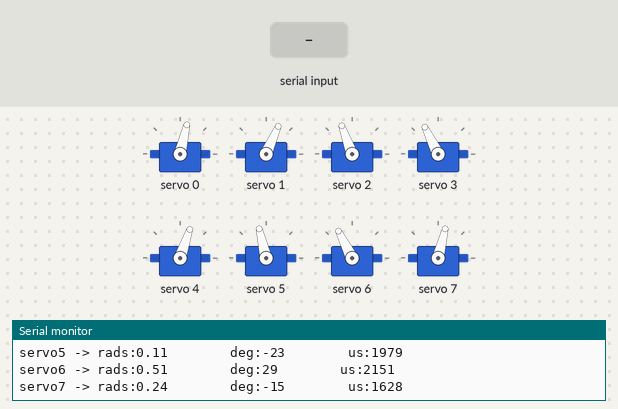
Simulated run of this sketch. Board: ESP32. On the bench: 8 × servo, the last lines printed to the serial monitor. Inputs (shaded band) come from the test bench.

Above: at 1.7 s.
1.8 s: "1" received over Serial
At 2.07 s:
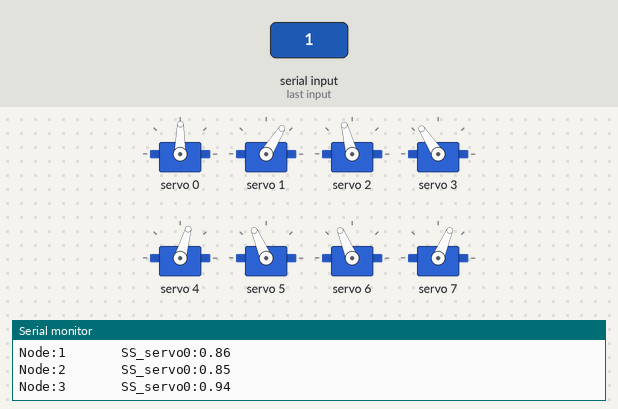
At 3.8 s:
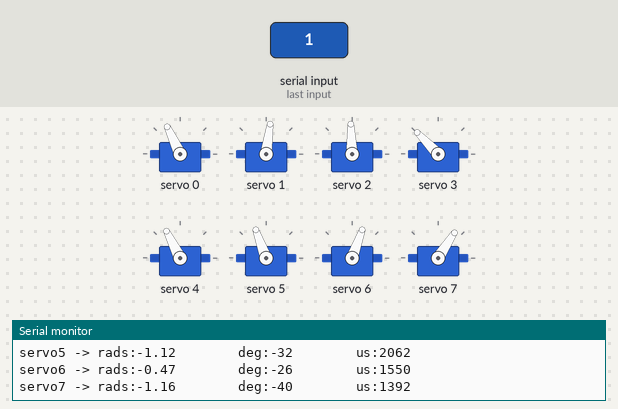
Timing chart, 0 to 5.3 s (numbered marks = the images above; inputs shaded):
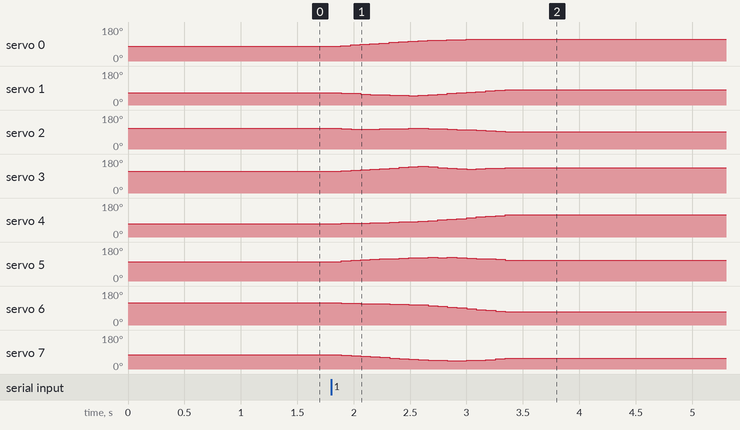

The sketch:

one_foot_step_up.ino
```cpp
//Gait template
//FIRST STEP OF LEG 1 MODIFIED
#include <Wire.h>
#include <Adafruit_PWMServoDriver.h>

Adafruit_PWMServoDriver pca9685 = Adafruit_PWMServoDriver();

#define SERVO_FREQ 300
#define SER0 0 //Hip 1
#define SER1 1 //Knee 1
#define SER2 2 //Hip 2
#define SER3 3 //Knee 2
#define SER4 4 //Hip 3
#define SER5 5 //Knee 3
#define SER6 6 //Hip 4
#define SER7 7 //Knee 4

float SS_servo0[] = {0.40702554120129614, 0.29088149350219, 0.20610699748013647, 0.12013731668343242, 0.03624340181548168, -0.04581201726204184, -0.12704239620908894, -0.20441136029341, -0.279754771976356, -0.34691489250038676, -0.39103386414969576, -0.41916190679133297, -0.44794845829891217, -0.47176136626989035, -0.4958453812487973, -0.514367538448626, -0.5206167226740981, -0.5225231079092012, -0.5243231061174676};
float SS_servo1[] = {0.9098034735346568, 0.889078737327028, 0.8473058006000395, 0.8346051325097087, 0.8053357423928516, 0.7748510336679598, 0.7364799428200237, 0.6877323411692544, 0.6342527335723688, 0.5563006442915994, 0.43355632747382816, 0.3197508092520041, 0.2055817851817767, 0.09586374543482473, -0.009907253295570441, -0.11295824982006493, -0.20219371612892695, -0.29035483908052284, -0.38009362429697646};
float SS_servo2[] = {0.42550055652954283, 0.31927865053981036, 0.2819846692144855, 0.29879628887068976, 0.3082270962757072, 0.33477025177274294, 0.36245797818406433, 0.3927084506551495, 0.42744525685392215, 0.4296812923307099, 0.3752922552715294, 0.35192563618212985, 0.3120360428008553, 0.27542340835895024, 0.2261520873518094, 0.13125440106933542, 0.08745569590946116, 0.05236687001088121, -0.019087290612410705};
float SS_servo3[] = {0.898906819910757, 0.8617091506971698, 0.8475226450071176, 0.9438363466916402, 1.0268114642499577, 1.1317340324369112, 1.237722316814384, 1.3439538956191752, 1.469439294814095, 1.5218300956404607, 1.390318348004118, 1.3016197114342314, 1.1808258523047386, 1.0686246872194891, 0.9394652659880576, 0.9001624478647919, 0.9295239554353286, 0.9271813203884829, 0.9064926875015485};
float SS_servo4[] = {0.5245870292148811, 0.5101065835137506, 0.4935598778968121, 0.4797443548642427, 0.4511337385505185, 0.4208579659092985, 0.38453899841936107, 0.3422118842346354, 0.29355398293411816, 0.2332641590445204, 0.15725539405960384, 0.08012829321820769, -0.0064034691210541235, -0.09902437086368651, -0.19756889232559793, -0.2915285310407687, -0.38198090464271695, -0.4705296386384221, -0.5587962289446875};
float SS_servo5[] = {0.11169116611352957, 0.0032857783582360654, -0.09266897636641201, -0.173285996650053, -0.25259305154865747, -0.33130654960654415, -0.4117075886742437, -0.4933245919661323, -0.5732806484993326, -0.6596206163305612, -0.7576372665160812, -0.8347930725318359, -0.9092862793843955, -0.9691863602833529, -1.0199016605461315, -1.0701681191960801, -1.08690219406932, -1.1002689474448712, -1.1187501136183486};
float SS_servo6[] = {0.5105142091588295, 0.48645944941483105, 0.46531476155251866, 0.45209792175601804, 0.4300720438726369, 0.40949338504393296, 0.3871628644907035, 0.3619936093858464, 0.32914715383393045, 0.2837011899026847, 0.22081448190630382, 0.15128872293686718, 0.07199292257529442, -0.01537512245269217, -0.11095700304288608, -0.20570971069141422, -0.2943667231664877, -0.37920914964557056, -0.4658132840492541};
float SS_servo7[] = {0.2362525658366329, 0.13585354185673396, 0.04147406046710997, -0.03952637523912925, -0.1251316633192546, -0.21260976621722613, -0.30684450407126396, -0.4071477302904293, -0.5065212721233328, -0.6142348753732813, -0.7366776588544224, -0.8320340810984206, -0.926923721627875, -1.003325554917791, -1.064460169766028, -1.1200248902134162, -1.1357251648609816, -1.1461690205010058, -1.1589957177053616};

int node=0;
int first=0;
int input=2;
int end_time=0;
int time_step=80000; // WAS 200 000
int first_print=1;

// ------------------------Centers:--------------------------
int centre0=312;
int centre1=293;
int centre2=305;
int centre3=315;
int centre4=315;
int centre5=300;
int centre6=310;
int centre7=315;

// -------------------Joint configurations-------------------
int servo0=0;
int servo0_deg=0;
int servo1=0;
int servo1_deg=0;
int servo2=0;
int servo2_deg=0;
int servo3=0;
int servo3_deg=0;
int servo4=0;
int servo4_deg=0;
int servo5=0;
int servo5_deg=0;
int servo6=0;
int servo6_deg=0;
int servo7=0;
int servo7_deg=0;

void setup() {
  Serial.begin(115200);
  pca9685.begin();

  pca9685.setOscillatorFrequency(27000000); //Value between 24MHz and 27MHz, tuned for this setup
  pca9685.setPWMFreq(SERVO_FREQ);
  delay (500);

        servo0_deg=SS_servo0[0]/3.14159265*180;
        servo0=map(servo0_deg,-38,90,2200,1030);
        servo1_deg=SS_servo1[0]/3.14159265*180-servo0_deg;
        servo1=map(servo1_deg,-90,90,2600,950);
        servo2_deg=SS_servo2[0]/3.14159265*180;
        servo2=map(servo2_deg,-37,90,1500,2670);
        servo3_deg=SS_servo3[0]/3.14159265*180-servo2_deg;
        servo3=map(servo3_deg,-90,90,1100,2700);
        servo4_deg=SS_servo4[0]/3.14159265*180;
        servo4=map(servo4_deg,-90,38,2700,1500);
        servo5_deg=SS_servo5[0]/3.14159265*180-servo4_deg;
        servo5=map(servo5_deg,-90,90,2600,930);
        servo6_deg=SS_servo6[0]/3.14159265*180;
        servo6=map(servo6_deg,-90,38,850,2250);
        servo7_deg=SS_servo7[0]/3.14159265*180-servo6_deg;
        servo7=map(servo7_deg,-90,90,920,2620);

        pca9685.setPWM(SER0,0,servo0);
        pca9685.setPWM(SER1,0,servo1);
        pca9685.setPWM(SER2,0,servo2);
        pca9685.setPWM(SER3,0,servo3);
        pca9685.setPWM(SER4,0,servo4);
        pca9685.setPWM(SER5,0,servo5);
        pca9685.setPWM(SER6,0,servo6);
        pca9685.setPWM(SER7,0,servo7);

        Serial.print("Node:");
        Serial.println(node);
        Serial.print("servo0 -> rads:");
        Serial.print(SS_servo0[node]);
        Serial.print("        deg:");
        Serial.print(servo0_deg);
        Serial.print("        us:");
        Serial.println(servo0);
        Serial.print("servo1 -> rads:");
        Serial.print(SS_servo1[node]);
        Serial.print("        deg:");
        Serial.print(servo1_deg);
        Serial.print("        us:");
        Serial.println(servo1);
        Serial.print("servo2 -> rads:");
        Serial.print(SS_servo2[node]);
        Serial.print("        deg:");
        Serial.print(servo2_deg);
        Serial.print("        us:");
        Serial.println(servo2);
        Serial.print("servo3 -> rads:");
        Serial.print(SS_servo3[node]);
        Serial.print("        deg:");
        Serial.print(servo3_deg);
        Serial.print("        us:");
        Serial.println(servo3);
        Serial.print("servo4 -> rads:");
        Serial.print(SS_servo4[node]);
        Serial.print("        deg:");
        Serial.print(servo4_deg);
        Serial.print("        us:");
        Serial.println(servo4);
        Serial.print("servo5 -> rads:");
        Serial.print(SS_servo5[node]);
        Serial.print("        deg:");
        Serial.print(servo5_deg);
        Serial.print("        us:");
        Serial.println(servo5);
        Serial.print("servo6 -> rads:");
        Serial.print(SS_servo6[node]);
        Serial.print("        deg:");
        Serial.print(servo6_deg);
        Serial.print("        us:");
        Serial.println(servo6);
        Serial.print("servo7 -> rads:");
        Serial.print(SS_servo7[node]);
        Serial.print("        deg:");
        Serial.print(servo7_deg);
        Serial.print("        us:");
        Serial.println(servo7);

}

void loop()
{
  if(Serial.available()>0)
  {
    first=Serial.read();
    if(first=='1')
    {
      input=1;
    }
    if(first=='0')
    {
      input=0;
    }
  }
  if(input==1)
  {
      if(esp_timer_get_time()>=end_time)
      {
        servo0_deg=SS_servo0[node]/3.14159265*180;
        servo0=map(servo0_deg,-38,90,2200,1030);
        servo1_deg=SS_servo1[node]/3.14159265*180-servo0_deg;
        servo1=map(servo1_deg,-90,90,2600,950);
        servo2_deg=SS_servo2[node]/3.14159265*180;
        servo2=map(servo2_deg,-37,90,1500,2670);
        servo3_deg=SS_servo3[node]/3.14159265*180-servo2_deg;
        servo3=map(servo3_deg,-90,90,1100,2700);
        servo4_deg=SS_servo4[node]/3.14159265*180;
        servo4=map(servo4_deg,-90,38,2700,1500);
        servo5_deg=SS_servo5[node]/3.14159265*180-servo4_deg;
        servo5=map(servo5_deg,-90,90,2600,930);
        servo6_deg=SS_servo6[node]/3.14159265*180;
        servo6=map(servo6_deg,-90,38,850,2250);
        servo7_deg=SS_servo7[node]/3.14159265*180-servo6_deg;
        servo7=map(servo7_deg,-90,90,920,2620);

        pca9685.setPWM(SER0,0,servo0);
        pca9685.setPWM(SER1,0,servo1);
        pca9685.setPWM(SER2,0,servo2);
        pca9685.setPWM(SER3,0,servo3);
        pca9685.setPWM(SER4,0,servo4);
        pca9685.setPWM(SER5,0,servo5);
        pca9685.setPWM(SER6,0,servo6);
        pca9685.setPWM(SER7,0,servo7);

        Serial.print("Node:");
        Serial.print(node);
        Serial.print("       SS_servo0:");
        Serial.println(SS_servo3[node]);
        node+=1;
        if(node>=19)
           {
              input=0;
              node=18;
            }
         end_time=esp_timer_get_time()+time_step;
      }
   }

  if(input == 0)
  {
        servo0_deg=SS_servo0[node]/3.14159265*180;
        servo0=map(servo0_deg,-38,90,2200,1030);
        servo1_deg=SS_servo1[node]/3.14159265*180-servo0_deg;
        servo1=map(servo1_deg,-90,90,2600,950);
        servo2_deg=SS_servo2[node]/3.14159265*180;
        servo2=map(servo2_deg,-37,90,1500,2670);
        servo3_deg=SS_servo3[node]/3.14159265*180-servo2_deg;
        servo3=map(servo3_deg,-90,90,1100,2700);
        servo4_deg=SS_servo4[node]/3.14159265*180;
        servo4=map(servo4_deg,-90,38,2700,1500);
        servo5_deg=SS_servo5[node]/3.14159265*180-servo4_deg;
        servo5=map(servo5_deg,-90,90,2600,930);
        servo6_deg=SS_servo6[node]/3.14159265*180;
        servo6=map(servo6_deg,-90,38,850,2250);
        servo7_deg=SS_servo7[node]/3.14159265*180-servo6_deg;
        servo7=map(servo7_deg,-90,90,920,2620);

        pca9685.setPWM(SER0,0,servo0);
        pca9685.setPWM(SER1,0,servo1);
        pca9685.setPWM(SER2,0,servo2);
        pca9685.setPWM(SER3,0,servo3);
        pca9685.setPWM(SER4,0,servo4);
        pca9685.setPWM(SER5,0,servo5);
        pca9685.setPWM(SER6,0,servo6);
        pca9685.setPWM(SER7,0,servo7);

        if(first_print==1)
        {
        first_print=0;
        Serial.print("Node:");
        Serial.println(node);
        Serial.print("servo0 -> rads:");
        Serial.print(SS_servo0[node]);
        Serial.print("        deg:");
        Serial.print(servo0_deg);
        Serial.print("        us:");
        Serial.println(servo0);
        Serial.print("servo1 -> rads:");
        Serial.print(SS_servo1[node]);
        Serial.print("        deg:");
        Serial.print(servo1_deg);
        Serial.print("        us:");
        Serial.println(servo1);
        Serial.print("servo2 -> rads:");
        Serial.print(SS_servo2[node]);
        Serial.print("        deg:");
        Serial.print(servo2_deg);
        Serial.print("        us:");
        Serial.println(servo2);
        Serial.print("servo3 -> rads:");
        Serial.print(SS_servo3[node]);
        Serial.print("        deg:");
        Serial.print(servo3_deg);
        Serial.print("        us:");
        Serial.println(servo3);
        Serial.print("servo4 -> rads:");
        Serial.print(SS_servo4[node]);
        Serial.print("        deg:");
        Serial.print(servo4_deg);
        Serial.print("        us:");
        Serial.println(servo4);
        Serial.print("servo5 -> rads:");
        Serial.print(SS_servo5[node]);
        Serial.print("        deg:");
        Serial.print(servo5_deg);
        Serial.print("        us:");
        Serial.println(servo5);
        Serial.print("servo6 -> rads:");
        Serial.print(SS_servo6[node]);
        Serial.print("        deg:");
        Serial.print(servo6_deg);
        Serial.print("        us:");
        Serial.println(servo6);
        Serial.print("servo7 -> rads:");
        Serial.print(SS_servo7[node]);
        Serial.print("        deg:");
        Serial.print(servo7_deg);
        Serial.print("        us:");
        Serial.println(servo7);
        }

  }
}
```
